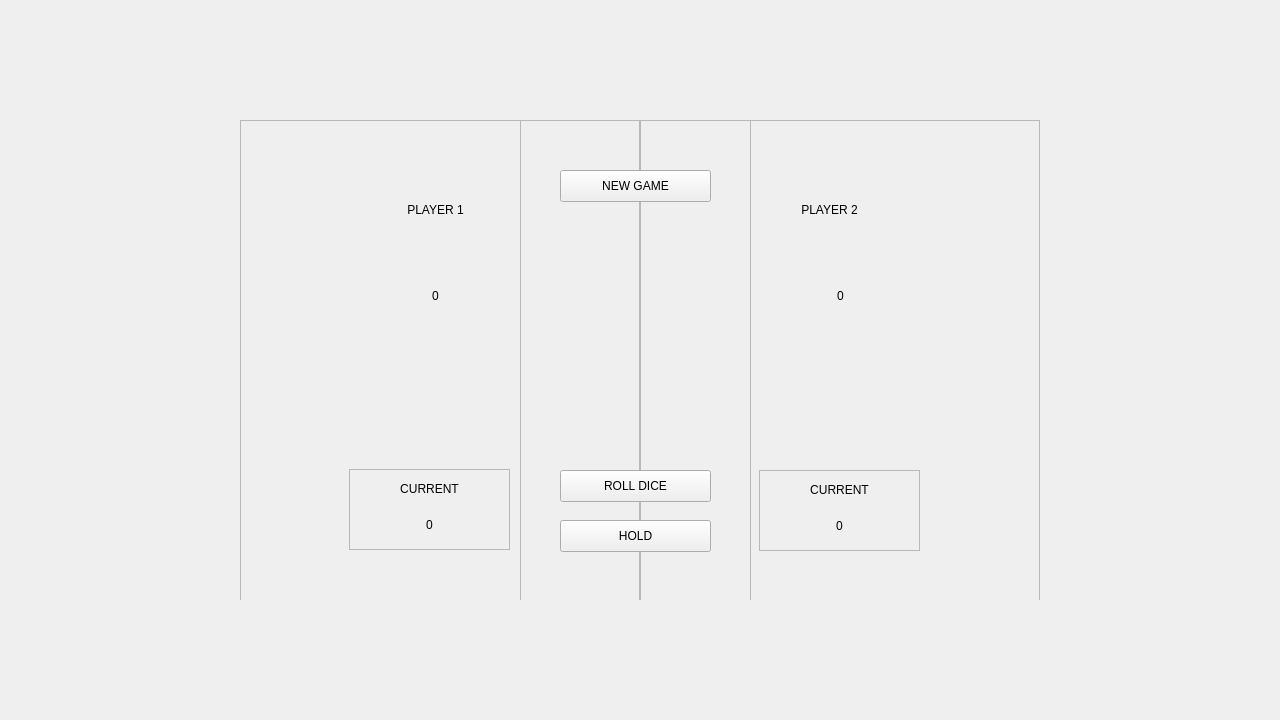
<?xml version="1.0" encoding="UTF-8"?>
<ui version="4.0">
 <class>MainWindow</class>
 <widget class="QMainWindow" name="MainWindow">
  <property name="geometry">
   <rect>
    <x>0</x>
    <y>0</y>
    <width>1280</width>
    <height>720</height>
   </rect>
  </property>
  <property name="windowTitle">
   <string>MainWindow</string>
  </property>
  <widget class="QWidget" name="centralwidget">
   <layout class="QVBoxLayout" name="verticalLayout">
    <item alignment="Qt::AlignHCenter|Qt::AlignVCenter">
     <widget class="QFrame" name="main_view">
      <property name="minimumSize">
       <size>
        <width>800</width>
        <height>480</height>
       </size>
      </property>
      <property name="maximumSize">
       <size>
        <width>800</width>
        <height>480</height>
       </size>
      </property>
      <property name="frameShape">
       <enum>QFrame::NoFrame</enum>
      </property>
      <property name="frameShadow">
       <enum>QFrame::Raised</enum>
      </property>
      <widget class="QFrame" name="player1_frame">
       <property name="geometry">
        <rect>
         <x>0</x>
         <y>0</y>
         <width>400</width>
         <height>481</height>
        </rect>
       </property>
       <property name="frameShape">
        <enum>QFrame::StyledPanel</enum>
       </property>
       <property name="frameShadow">
        <enum>QFrame::Raised</enum>
       </property>
       <widget class="QLabel" name="player1">
        <property name="geometry">
         <rect>
          <x>90</x>
          <y>69</y>
          <width>211</width>
          <height>41</height>
         </rect>
        </property>
        <property name="text">
         <string>PLAYER 1</string>
        </property>
        <property name="alignment">
         <set>Qt::AlignCenter</set>
        </property>
       </widget>
       <widget class="QLabel" name="score1">
        <property name="geometry">
         <rect>
          <x>90</x>
          <y>140</y>
          <width>211</width>
          <height>71</height>
         </rect>
        </property>
        <property name="text">
         <string>0</string>
        </property>
        <property name="alignment">
         <set>Qt::AlignCenter</set>
        </property>
       </widget>
       <widget class="QFrame" name="score_frame_1">
        <property name="geometry">
         <rect>
          <x>109</x>
          <y>349</y>
          <width>161</width>
          <height>81</height>
         </rect>
        </property>
        <property name="frameShape">
         <enum>QFrame::StyledPanel</enum>
        </property>
        <property name="frameShadow">
         <enum>QFrame::Raised</enum>
        </property>
        <widget class="QLabel" name="current1">
         <property name="geometry">
          <rect>
           <x>0</x>
           <y>-1</y>
           <width>161</width>
           <height>41</height>
          </rect>
         </property>
         <property name="text">
          <string>CURRENT</string>
         </property>
         <property name="alignment">
          <set>Qt::AlignCenter</set>
         </property>
        </widget>
        <widget class="QLabel" name="current_score1">
         <property name="geometry">
          <rect>
           <x>0</x>
           <y>40</y>
           <width>161</width>
           <height>31</height>
          </rect>
         </property>
         <property name="text">
          <string>0</string>
         </property>
         <property name="scaledContents">
          <bool>true</bool>
         </property>
         <property name="alignment">
          <set>Qt::AlignCenter</set>
         </property>
        </widget>
       </widget>
      </widget>
      <widget class="QFrame" name="player2_frame">
       <property name="geometry">
        <rect>
         <x>400</x>
         <y>0</y>
         <width>400</width>
         <height>481</height>
        </rect>
       </property>
       <property name="frameShape">
        <enum>QFrame::StyledPanel</enum>
       </property>
       <property name="frameShadow">
        <enum>QFrame::Raised</enum>
       </property>
       <widget class="QFrame" name="score_frame_2">
        <property name="geometry">
         <rect>
          <x>119</x>
          <y>350</y>
          <width>161</width>
          <height>81</height>
         </rect>
        </property>
        <property name="frameShape">
         <enum>QFrame::StyledPanel</enum>
        </property>
        <property name="frameShadow">
         <enum>QFrame::Raised</enum>
        </property>
        <widget class="QLabel" name="current2">
         <property name="geometry">
          <rect>
           <x>0</x>
           <y>-1</y>
           <width>161</width>
           <height>41</height>
          </rect>
         </property>
         <property name="text">
          <string>CURRENT</string>
         </property>
         <property name="alignment">
          <set>Qt::AlignCenter</set>
         </property>
        </widget>
        <widget class="QLabel" name="current_score2">
         <property name="geometry">
          <rect>
           <x>0</x>
           <y>40</y>
           <width>161</width>
           <height>31</height>
          </rect>
         </property>
         <property name="text">
          <string>0</string>
         </property>
         <property name="alignment">
          <set>Qt::AlignCenter</set>
         </property>
        </widget>
       </widget>
       <widget class="QLabel" name="player2">
        <property name="geometry">
         <rect>
          <x>84</x>
          <y>69</y>
          <width>211</width>
          <height>41</height>
         </rect>
        </property>
        <property name="text">
         <string>PLAYER 2</string>
        </property>
        <property name="alignment">
         <set>Qt::AlignCenter</set>
        </property>
       </widget>
       <widget class="QLabel" name="score2">
        <property name="geometry">
         <rect>
          <x>90</x>
          <y>140</y>
          <width>221</width>
          <height>71</height>
         </rect>
        </property>
        <property name="text">
         <string>0</string>
        </property>
        <property name="alignment">
         <set>Qt::AlignCenter</set>
        </property>
       </widget>
      </widget>
      <widget class="QFrame" name="frame_4">
       <property name="geometry">
        <rect>
         <x>280</x>
         <y>0</y>
         <width>231</width>
         <height>481</height>
        </rect>
       </property>
       <property name="frameShape">
        <enum>QFrame::StyledPanel</enum>
       </property>
       <property name="frameShadow">
        <enum>QFrame::Raised</enum>
       </property>
       <widget class="QLabel" name="dice">
        <property name="geometry">
         <rect>
          <x>80</x>
          <y>140</y>
          <width>81</width>
          <height>81</height>
         </rect>
        </property>
        <property name="text">
         <string/>
        </property>
       </widget>
       <widget class="QPushButton" name="new_game_btn">
        <property name="geometry">
         <rect>
          <x>40</x>
          <y>50</y>
          <width>151</width>
          <height>32</height>
         </rect>
        </property>
        <property name="text">
         <string>NEW GAME</string>
        </property>
       </widget>
       <widget class="QPushButton" name="hold_btn">
        <property name="geometry">
         <rect>
          <x>40</x>
          <y>400</y>
          <width>151</width>
          <height>32</height>
         </rect>
        </property>
        <property name="text">
         <string>HOLD</string>
        </property>
       </widget>
       <widget class="QPushButton" name="roll_dice_btn">
        <property name="geometry">
         <rect>
          <x>40</x>
          <y>350</y>
          <width>151</width>
          <height>32</height>
         </rect>
        </property>
        <property name="text">
         <string>ROLL DICE</string>
        </property>
       </widget>
      </widget>
     </widget>
    </item>
   </layout>
  </widget>
 </widget>
 <resources/>
 <connections/>
</ui>
